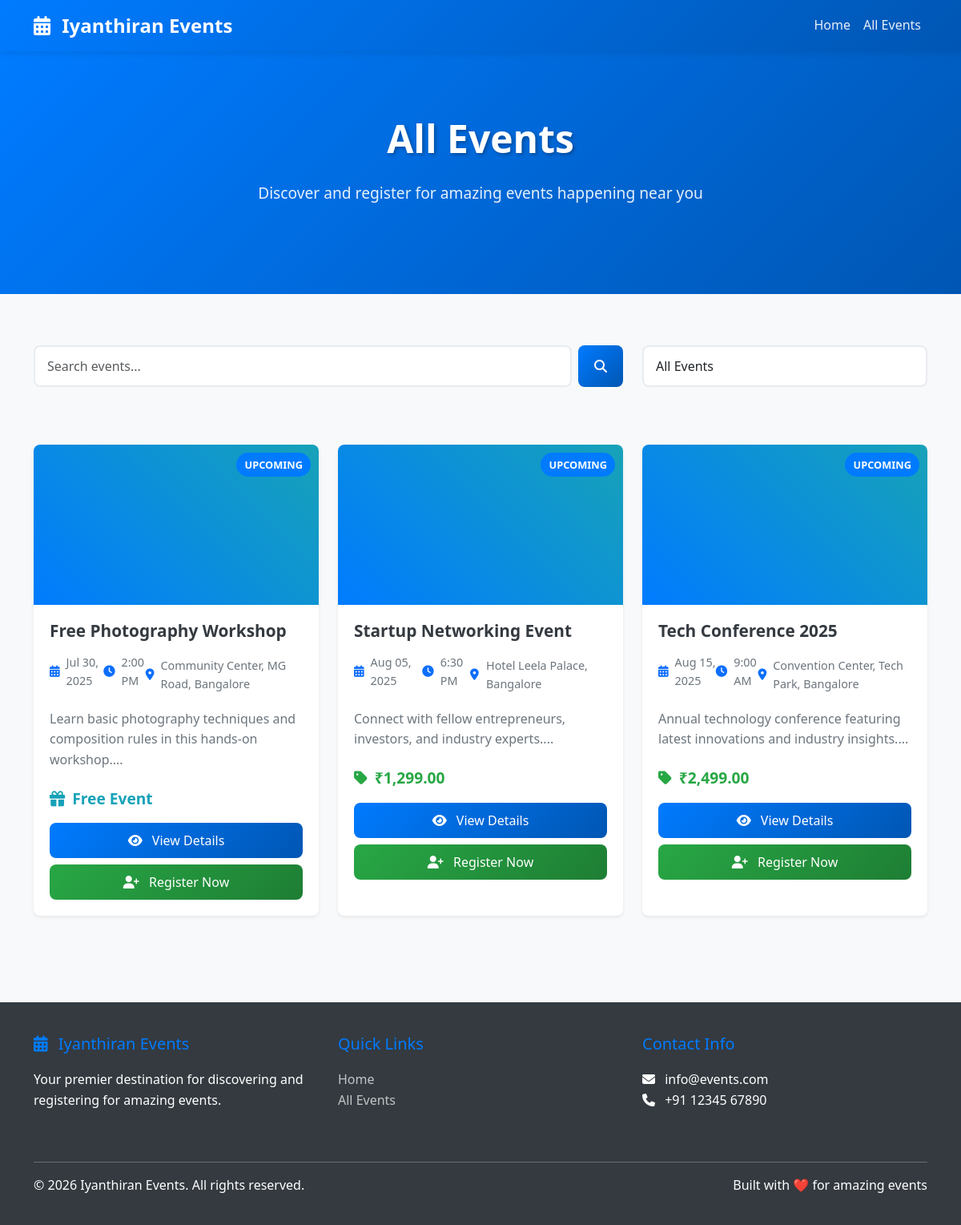
Screenshot of /events.php with the database file from the repository.
### tables this page shows
CREATE TABLE events (
  id SERIAL PRIMARY KEY,
  title VARCHAR(255) NOT NULL,
  slug VARCHAR(255) NOT NULL UNIQUE,
  description TEXT,
  date DATE NOT NULL,
  time TIME NOT NULL,
  venue TEXT NOT NULL,
  banner_image VARCHAR(255) DEFAULT NULL,
  youtube_url VARCHAR(500) DEFAULT NULL,
  is_paid BOOLEAN NOT NULL DEFAULT FALSE,
  price DECIMAL(10,2) DEFAULT 0.00,
  max_registrations INTEGER DEFAULT NULL,
  status VARCHAR(20) NOT NULL DEFAULT 'upcoming' CHECK (status IN ('upcoming','live','past')),
  is_hidden BOOLEAN NOT NULL DEFAULT FALSE,
  created_at TIMESTAMP NOT NULL DEFAULT CURRENT_TIMESTAMP,
  updated_at TIMESTAMP NOT NULL DEFAULT CURRENT_TIMESTAMP
);

### includes/db.php (called while the page is built, shortened)
<?php
class Database {
    private $connection;
    private static $instance = null;
    private function __construct() {
        try {
            $this->connection = new PDO(
                "mysql:host=" . DB_HOST . ";port=" . DB_PORT . ";dbname=" . DB_NAME . ";charset=utf8mb4",
                DB_USER,
                DB_PASS,
                array(
                    PDO::ATTR_ERRMODE => PDO::ERRMODE_EXCEPTION,
                    PDO::ATTR_DEFAULT_FETCH_MODE => PDO::FETCH_ASSOC,
                    PDO::ATTR_EMULATE_PREPARES => false
                )
            );
        } catch(PDOException $e) {
            die("Connection failed: " . $e->getMessage());
        }
    }
    public static function getInstance() {
        if (self::$instance === null) {
            self::$instance = new self();
        }
        return self::$instance;
    }
    public function query($sql, $params = []) {
        try {
            $stmt = $this->connection->prepare($sql);
            $stmt->execute($params);
            return $stmt;
        } catch(PDOException $e) {
            error_log("Database Error: " . $e->getMessage());
            return false;
        }
    }
    public function fetchAll($sql, $params = []) {
        $stmt = $this->query($sql, $params);
        return $stmt ? $stmt->fetchAll() : [];
    }
}
function getDB() {
    return Database::getInstance();
}
?>

### includes/functions.php (called while the page is built, shortened)
<?php
require_once 'db.php';
function formatDate($date, $format = 'M d, Y') {
    return date($format, strtotime($date));
}
function formatTime($time, $format = 'g:i A') {
    return date($format, strtotime($time));
}
?>

### events.php (the view, shortened to what this page needs)
<?php
require_once 'includes/functions.php';
$page = isset($_GET['page']) ? max(1, intval($_GET['page'])) : 1;
$limit = EVENTS_PER_PAGE;
$offset = ($page - 1) * $limit;
$search = $_GET['search'] ?? '';
$where_conditions = ['is_hidden = 0'];
$params = [];
$where_clause = implode(' AND ', $where_conditions);
$db = getDB();
$events_sql = "SELECT * FROM events WHERE $where_clause ORDER BY date ASC, time ASC LIMIT $limit OFFSET $offset";
$events = $db->fetchAll($events_sql, $params);
?>
<!DOCTYPE html>
<html lang="en">
<head>
    <link href="https://cdn.jsdelivr.net/npm/bootstrap@5.3.0/dist/css/bootstrap.min.css" rel="stylesheet">
    <link href="https://cdnjs.cloudflare.com/ajax/libs/font-awesome/6.4.0/css/all.min.css" rel="stylesheet">
    <link href="assets/css/style.css" rel="stylesheet">
</head>
<body data-page-name="events_listing">
    <nav class="navbar navbar-expand-lg navbar-dark">
        <div class="container">
            <a class="navbar-brand" href="index.php">
                <i class="fas fa-calendar-alt me-2"></i>
                <?= SITE_NAME ?>
            </a>
            <div class="collapse navbar-collapse" id="navbarNav">
                <ul class="navbar-nav ms-auto">
                    <li class="nav-item">
                        <a class="nav-link" href="index.php">Home</a>
                    </li>
                    <li class="nav-item">
                        <a class="nav-link active" href="events.php">All Events</a>
                    </li>
                </ul>
            </div>
        </div>
    </nav>
    <section class="hero-section">
        <div class="container">
            <h1 class="mb-4">All Events</h1>
            <p class="lead">Discover and register for amazing events happening near you</p>
        </div>
    </section>
    <section class="py-4 bg-light">
        <div class="container">
            <div class="row">
                <div class="col-lg-8 col-md-6">
                    <form method="GET" action="events.php" class="d-flex">
                        <input type="text" name="search" class="form-control me-2"
                               placeholder="Search events..." value="<?= htmlspecialchars($search) ?>">
                        <button type="submit" class="btn btn-primary">
                            <i class="fas fa-search"></i>
                        </button>
                    </form>
                </div>
                <div class="col-lg-4 col-md-6">
                    <form method="GET" action="events.php">
                        <select name="status" class="form-control" onchange="this.form.submit()">
                            <option value="">All Events</option>
                        </select>
                    </form>
                </div>
            </div>
        </div>
    </section>
    <section class="py-5">
        <div class="container">
            <div class="row g-4">
                <?php if (!empty($events)): ?>
                    <?php foreach ($events as $event): ?>
                        <div class="col-lg-4 col-md-6">
                            <div class="event-card shadow-hover fade-in" data-event-id="<?= $event['id'] ?>">
                                <div class="event-card-image">
                                    <span class="event-status status-<?= $event['status'] ?>">
                                        <?= ucfirst($event['status']) ?>
                                    </span>
                                </div>
                                <div class="event-card-body">
                                    <h5 class="event-card-title">
                                        <?= htmlspecialchars($event['title']) ?>
                                    </h5>
                                    <div class="event-meta mb-3">
                                        <div class="d-flex align-items-center mb-2">
                                            <i class="fas fa-calendar-alt text-primary me-2"></i>
                                            <span><?= formatDate($event['date']) ?></span>
                                        </div>
                                        <div class="d-flex align-items-center mb-2">
                                            <i class="fas fa-clock text-primary me-2"></i>
                                            <span><?= formatTime($event['time']) ?></span>
                                        </div>
                                        <div class="d-flex align-items-center">
                                            <i class="fas fa-map-marker-alt text-primary me-2"></i>
                                            <span><?= htmlspecialchars(substr($event['venue'], 0, 50)) ?><?= strlen($event['venue']) > 50 ? '...' : '' ?></span>
                                        </div>
                                    </div>
                                    <?php if ($event['description']): ?>
                                        <p class="event-description">
                                            <?= htmlspecialchars(substr($event['description'], 0, 120)) ?>...
                                        </p>
                                    <?php endif; ?>
                                    <div class="event-price <?= $event['is_paid'] ? '' : 'free' ?>">
                                        <?php if ($event['is_paid']): ?>
                                            <i class="fas fa-tag me-1"></i>
                                            ₹<?= number_format($event['price'], 2) ?>
                                        <?php else: ?>
                                            <i class="fas fa-gift me-1"></i>
                                            Free Event
                                        <?php endif; ?>
                                    </div>
                                    <div class="d-grid gap-2">
                                        <a href="event.php?id=<?= $event['id'] ?>" class="btn btn-primary">
                                            <i class="fas fa-eye me-2"></i>
                                            View Details
                                        </a>
                                        <?php if ($event['status'] !== 'past'): ?>
                                            <a href="event.php?id=<?= $event['id'] ?>#register" class="btn btn-success">
                                                <i class="fas fa-user-plus me-2"></i>
                                                Register Now
                                            </a>
                                        <?php endif; ?>
                                    </div>
                                </div>
                            </div>
                        </div>
                    <?php endforeach; ?>
                <?php endif; ?>
            </div>
        </div>
    </section>
    <footer class="footer">
        <div class="container">
            <div class="row">
                <div class="col-lg-4 col-md-6 mb-4">
                    <h5>
                        <i class="fas fa-calendar-alt me-2"></i>
                        <?= SITE_NAME ?>
                    </h5>
                    <p>Your premier destination for discovering and registering for amazing events.</p>
                </div>
                <div class="col-lg-4 col-md-6 mb-4">
                    <h5>Quick Links</h5>
                    <ul class="list-unstyled">
                        <li><a href="index.php">Home</a></li>
                        <li><a href="events.php">All Events</a></li>
                    </ul>
                </div>
                <div class="col-lg-4 col-md-6 mb-4">
                    <h5>Contact Info</h5>
                    <ul class="list-unstyled">
                        <li><i class="fas fa-envelope me-2"></i> info@events.com</li>
                        <li><i class="fas fa-phone me-2"></i> +91 12345 67890</li>
                    </ul>
                </div>
            </div>
            <hr class="mt-4">
            <div class="row">
                <div class="col-md-6">
                    <p>&copy; <?= date('Y') ?> <?= SITE_NAME ?>. All rights reserved.</p>
                </div>
                <div class="col-md-6 text-md-end">
                    <p>Built with ❤️ for amazing events</p>
                </div>
            </div>
        </div>
    </footer>
</body>
</html>

### assets/css/style.css (style rules this page uses)
:root { --primary-color: #007bff; --secondary-color: #6c757d; --success-color: #28a745; --danger-color: #dc3545; --warning-color: #ffc107; --info-color: #17a2b8; --light-color: #f8f9fa; --dark-color: #343a40; --border-radius: 8px; --box-shadow: 0 0.125rem 0.25rem rgba(0, 0, 0, 0.075); --transition: all 0.3s ease; }
* { margin: 0; padding: 0; box-sizing: border-box; }
body { font-family: 'Segoe UI', Tahoma, Geneva, Verdana, sans-serif; line-height: 1.6; color: #333; background-color: #f8f9fa; }
.navbar { background: linear-gradient(135deg, var(--primary-color), #0056b3); box-shadow: 0 2px 10px rgba(0, 0, 0, 0.1); }
.navbar-brand { font-weight: bold; font-size: 1.5rem; color: white !important; }
.navbar-nav .nav-link { color: rgba(255, 255, 255, 0.9) !important; font-weight: 500; transition: var(--transition); }
.hero-section { background: linear-gradient(135deg, var(--primary-color), #0056b3); color: white; padding: 80px 0; text-align: center; margin-bottom: 40px; }
.hero-section h1 { font-size: 3rem; font-weight: bold; margin-bottom: 20px; text-shadow: 2px 2px 4px rgba(0, 0, 0, 0.3); }
.hero-section p { font-size: 1.2rem; margin-bottom: 30px; opacity: 0.9; }
.event-card { background: white; border-radius: var(--border-radius); box-shadow: var(--box-shadow); transition: var(--transition); overflow: hidden; height: 100%; border: none; }
.event-card-image { height: 200px; background: linear-gradient(45deg, var(--primary-color), var(--info-color)); position: relative; overflow: hidden; }
.event-card-image .event-status { position: absolute; top: 10px; right: 10px; padding: 5px 10px; border-radius: 20px; font-size: 0.8rem; font-weight: bold; text-transform: uppercase; }
.status-upcoming { background: var(--primary-color); color: white; }
.event-card-body { padding: 20px; }
.event-card-title { font-size: 1.3rem; font-weight: bold; margin-bottom: 15px; color: var(--dark-color); }
.event-meta { display: flex; align-items: center; margin-bottom: 10px; color: var(--secondary-color); font-size: 0.9rem; }
.event-meta i { margin-right: 8px; width: 16px; }
.event-description { color: var(--secondary-color); margin-bottom: 20px; display: -webkit-box; -webkit-line-clamp: 3; -webkit-box-orient: vertical; overflow: hidden; }
.event-price { font-size: 1.2rem; font-weight: bold; color: var(--success-color); margin-bottom: 15px; }
.event-price.free { color: var(--info-color); }
.btn { border-radius: var(--border-radius); font-weight: 500; padding: 10px 20px; transition: var(--transition); border: none; }
.btn-primary { background: linear-gradient(135deg, var(--primary-color), #0056b3); border: none; }
.btn-success { background: linear-gradient(135deg, var(--success-color), #1e7e34); }
.form-control { border-radius: var(--border-radius); border: 2px solid #e9ecef; padding: 12px 15px; transition: var(--transition); }
.footer { background: var(--dark-color); color: white; padding: 40px 0 20px; margin-top: 60px; }
.footer h5 { color: var(--primary-color); margin-bottom: 20px; }
.footer a { color: rgba(255, 255, 255, 0.7); text-decoration: none; transition: var(--transition); }
.shadow-hover { transition: var(--transition); }
.fade-in { animation: fadeIn 0.5s ease-in; }

### rows the page displays
events: status "UPCOMING", title "Free Photography Workshop", date "Jul 30, 2025", time "2:00 PM", venue "Community Center, MG Road, Bangalore", description "Learn basic photography techniques and composition rules in this hands-on workshop.", is_paid 0 (drawn)
events: status "UPCOMING", title "Startup Networking Event", date "Aug 05, 2025", time "6:30 PM", venue "Hotel Leela Palace, Bangalore", description "Connect with fellow entrepreneurs, investors, and industry experts.", price "1,299.00"
events: status "UPCOMING", title "Tech Conference 2025", date "Aug 15, 2025", time "9:00 AM", venue "Convention Center, Tech Park, Bangalore", description "Annual technology conference featuring latest innovations and industry insights.", price "2,499.00"

### other values shown
SITE_NAME "Iyanthiran Events"
